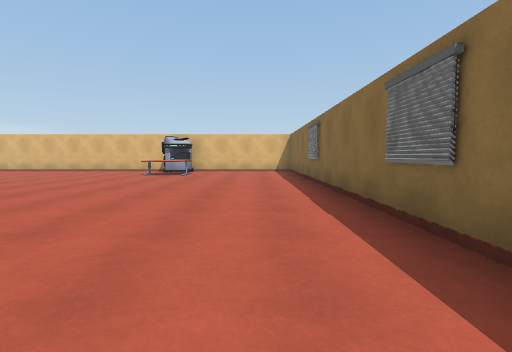
[1] (above)

24 first-person views from a walk through a Unity game level. The camera is 1.2 m above the floor, tilts 4° down and sees 85° across. The floor is counted in squares, 2 m on a side. Each view is taken from the middle of a square. On the plan, view 1 faces up. The plan holds only what a view shows up to about 9 squares ahead; the rest is blank. The place goes on beyond the plan. The player is left out. Some animated figures are left out. Some surface patterns are stand-ins.

[2]
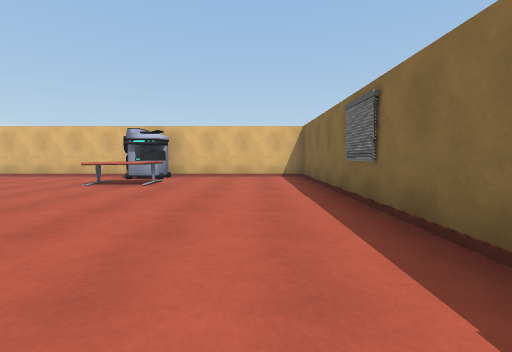

[3]
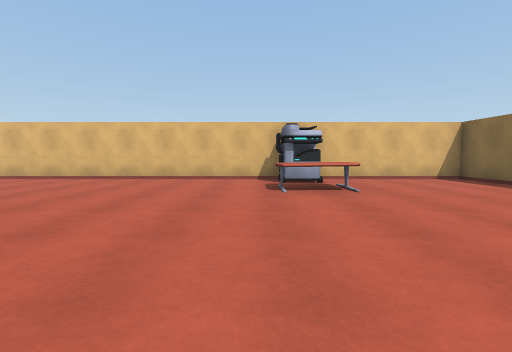

[4]
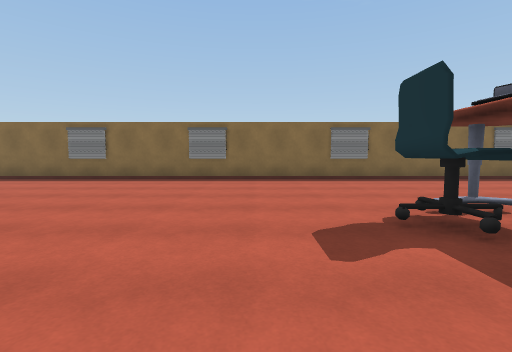

[5]
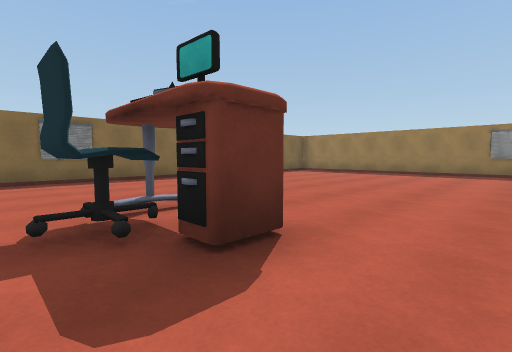

[6]
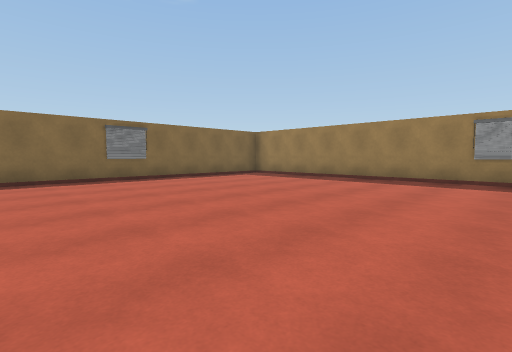

[7]
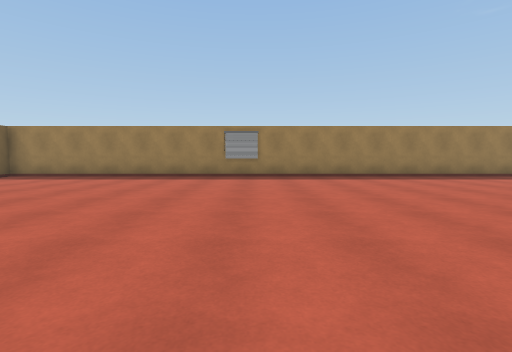

[8]
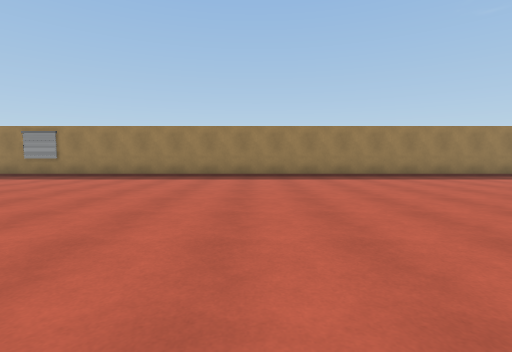

[9]
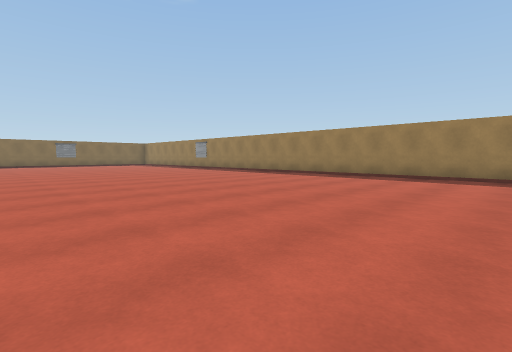

[10]
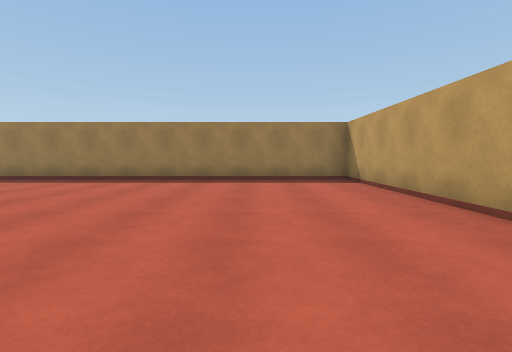

[11]
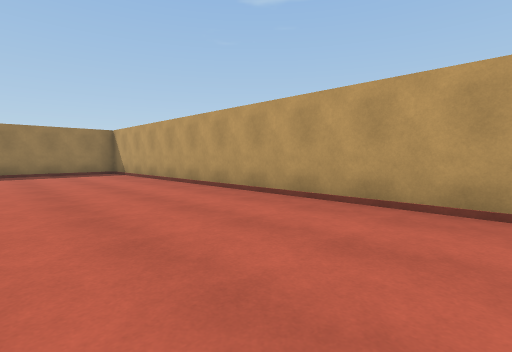

[12]
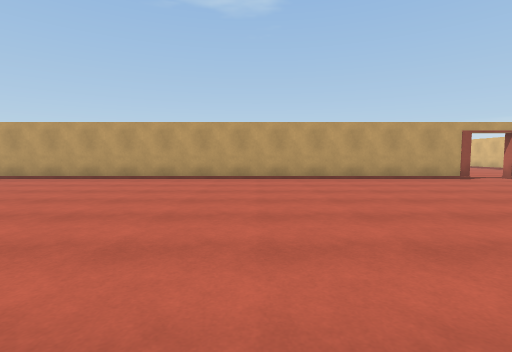

[13]
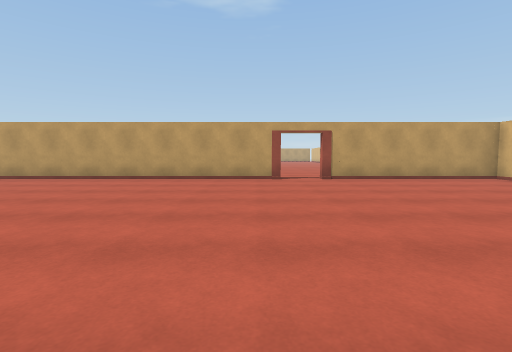

[14]
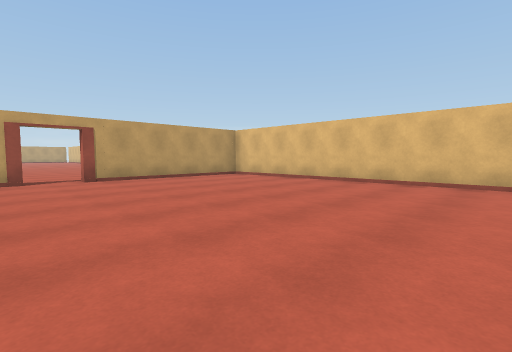

[15]
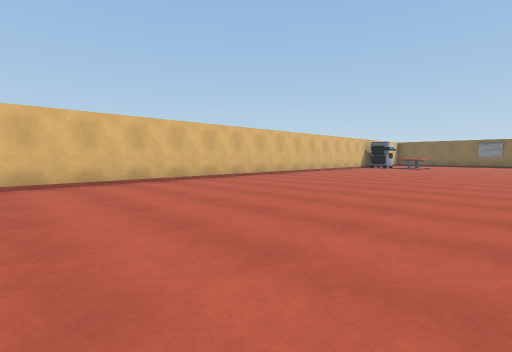

[16]
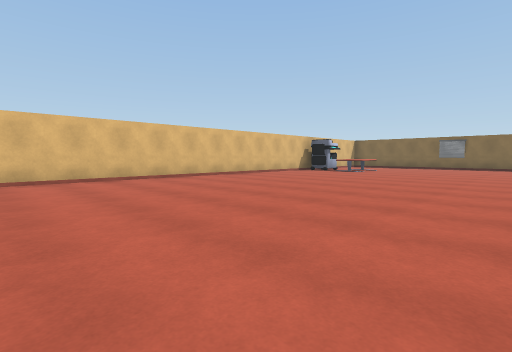

[17]
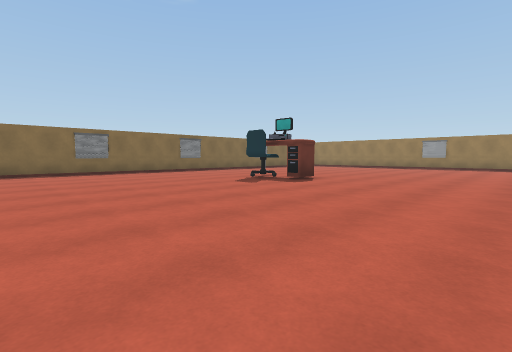

[18]
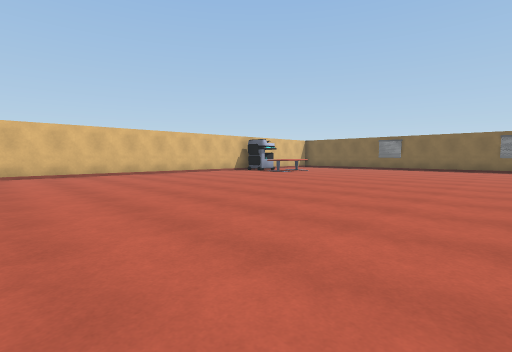

[19]
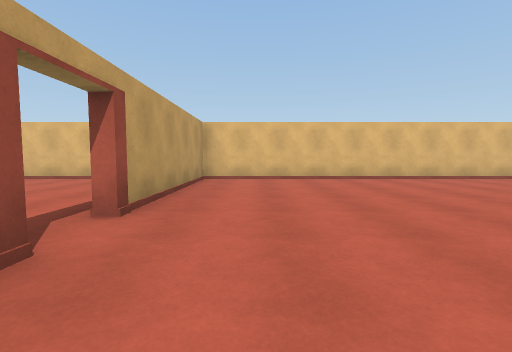

[20]
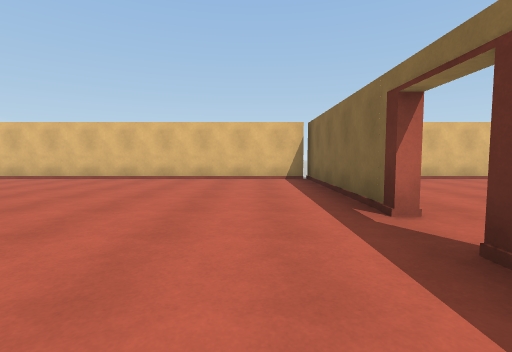

[21]
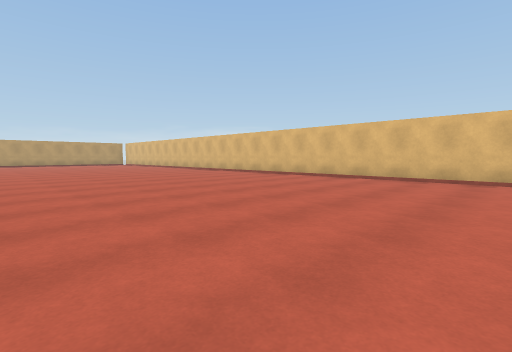

[22]
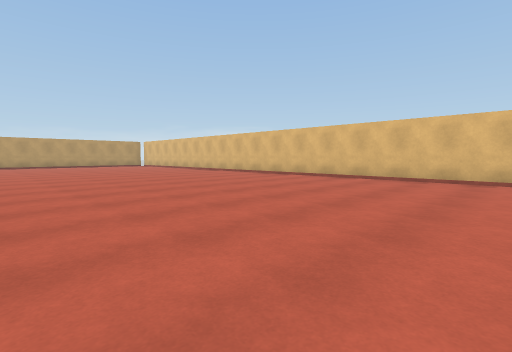

[23]
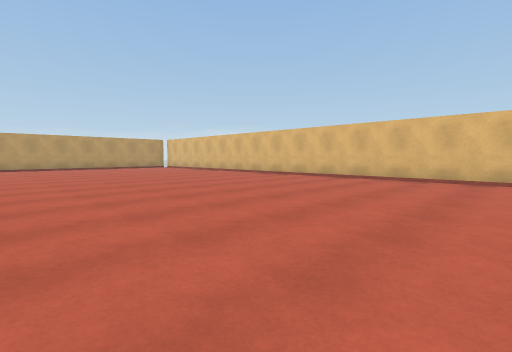

[24]
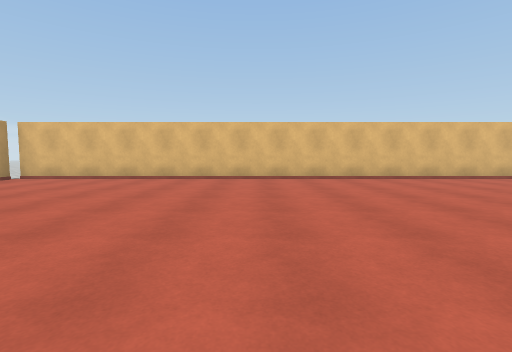

### Floor plan
Points are (right, up) in squares from view 1. A wall is a line through its corners. A room is listed if a view was taken in it or the views show most of it. See-through windows are left out.
Room 1 (views 1, 2, 3, 4, 5, 6, 7, 8, 9, 10, 11, 12, 13, 14, 15, 16, 17, 18, 19)
walls: (-23.4, 5.8) (-23.4, -13.4) (1.4, -13.4) (1.4, -13); (1.4, -11.4) (1.4, 11.4) (-23.4, 11.4) (-23.4, 6.6)
ways out: opening at (-24, 6) to room 2
objects: other object (-4, -4) to (-3, -4); other object (-3, 9) to (-3, 10); other object (-3, 11)
Room 2 (views 20, 21, 22, 23, 24)
walls: (-23.6, 6.6) (-23.6, 11.4) (-48.2, 11.4)
ways out: opening at (-24, 6) to room 1

Positions as (right, up) in squares from view 1, and headings:
1: (0, 0), facing up
2: (0, 3), facing up
3: (-4, 4), facing up
4: (-6, -2), facing right
5: (-6, -3), facing down-right
6: (-6, -6), facing down-right
7: (-6, -5), facing down
8: (-12, -5), facing down
9: (-18, -5), facing down-right
10: (-21, -6), facing down
11: (-20, -3), facing down-left
12: (-16, 0), facing left
13: (-16, 5), facing left
14: (-16, 5), facing up-left
15: (-18, 5), facing up-right
16: (-14, 4), facing up-right
17: (-9, 2), facing down-right
18: (-12, 2), facing up-right
19: (-22, 4), facing up
20: (-25, 4), facing up
21: (-28, 4), facing up-left
22: (-31, 4), facing up-left
23: (-34, 4), facing up-left
24: (-42, 4), facing up
